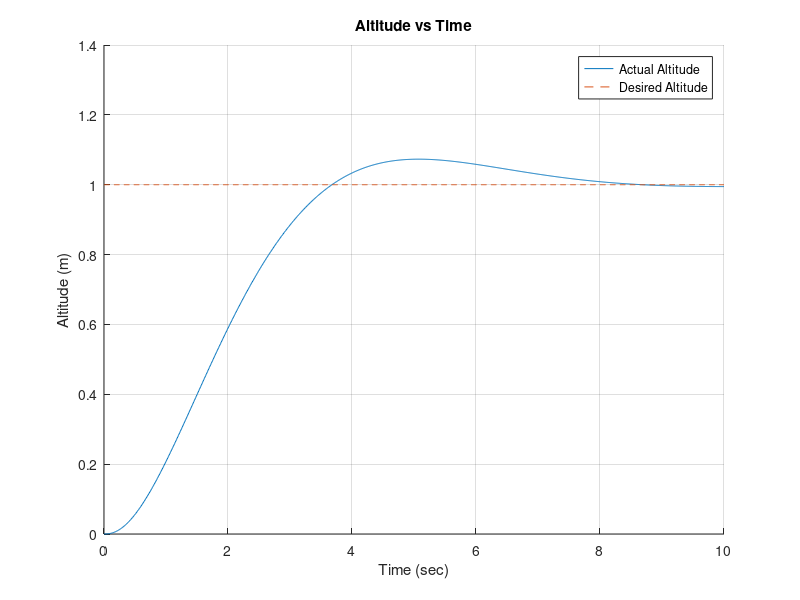

This chart was generated by the following MATLAB code:
clear; close all; clc;

% Constants
L = 0.6;            % length of thrust platform
m = 4;              % mass (kg) 
I = m * L^2 / 12;   % moment of inertia
P = 110*6894.76;    % convert max psi to Pa
r = 0.005 / 2;      % radius of "nozzle" (m)
A = pi * r^2;       % area of "nozzle"
F_max = P * A;      % max thrust, simplified
g = 9.81;
dt = 0.01;          % time step

% Initial state - simplifed by only doing 1axis 
y = 0; % see how controller reacts when changing these values 
v_y = 0;

% Desired position
y_desired = 1.0; 

% Set up PID controller
Kp = 10;
Ki = 6;
Kd = 10;

integral_error = 0; % set inital errors to zero
previous_error = y_desired - y;

% Storage for plotting
time = 0;
y_position = y;
F_total_data = 0;

for i = 1:1000
    % Calc the PID control
    error = y_desired - y;
    integral_error = integral_error + error * dt;
    derivative_error = (error - previous_error) / dt;
    F_total = Kp * error + Ki * integral_error + Kd * derivative_error;
    
    % Clamp the thrust output to stay within range
    F_total = max(0, min(F_total, F_max));
    F_total = 4 * F_total;   % simplifed
    
    % Update state w/ simplifed eqs
    y = y + v_y * dt;
    v_y = v_y + (1 / m) * F_total * dt - g * dt;

    % Update previous error
    previous_error = error;

    % Store the time & position data
    time = [time; i * dt];
    y_position = [y_position; y];
    F_total_data = [F_total_data; F_total];
end

% Plot Y-position 
figure;
hold on; grid on;
plot(time, y_position, time, y_desired * ones(size(time)), '--');
title('Altitude vs Time');
xlabel('Time (sec)'); ylabel('Altitude (m)');
legend('Actual Altitude', 'Desired Altitude');
